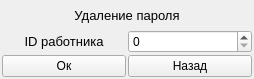
<?xml version="1.0" encoding="UTF-8"?>
<ui version="4.0">
 <class>FormForDeletePassword</class>
 <widget class="QWidget" name="FormForDeletePassword">
  <property name="geometry">
   <rect>
    <x>0</x>
    <y>0</y>
    <width>254</width>
    <height>79</height>
   </rect>
  </property>
  <property name="windowTitle">
   <string>Удаление пароля</string>
  </property>
  <layout class="QVBoxLayout" name="verticalLayout">
   <property name="spacing">
    <number>2</number>
   </property>
   <property name="leftMargin">
    <number>2</number>
   </property>
   <property name="topMargin">
    <number>2</number>
   </property>
   <property name="rightMargin">
    <number>2</number>
   </property>
   <property name="bottomMargin">
    <number>2</number>
   </property>
   <item>
    <widget class="QLabel" name="label">
     <property name="font">
      <font>
       <pointsize>10</pointsize>
      </font>
     </property>
     <property name="text">
      <string>Удаление пароля</string>
     </property>
     <property name="alignment">
      <set>Qt::AlignCenter</set>
     </property>
    </widget>
   </item>
   <item>
    <layout class="QHBoxLayout" name="horizontalLayout">
     <property name="spacing">
      <number>2</number>
     </property>
     <item>
      <widget class="QLabel" name="label_2">
       <property name="font">
        <font>
         <pointsize>10</pointsize>
        </font>
       </property>
       <property name="layoutDirection">
        <enum>Qt::LeftToRight</enum>
       </property>
       <property name="text">
        <string>ID работника</string>
       </property>
       <property name="alignment">
        <set>Qt::AlignCenter</set>
       </property>
      </widget>
     </item>
     <item>
      <widget class="QSpinBox" name="id"/>
     </item>
    </layout>
   </item>
   <item>
    <layout class="QHBoxLayout" name="horizontalLayout_2">
     <property name="spacing">
      <number>2</number>
     </property>
     <item>
      <widget class="QPushButton" name="ok_button">
       <property name="text">
        <string>Ок</string>
       </property>
      </widget>
     </item>
     <item>
      <widget class="QPushButton" name="back_button">
       <property name="text">
        <string>Назад</string>
       </property>
      </widget>
     </item>
    </layout>
   </item>
  </layout>
 </widget>
 <resources/>
 <connections/>
</ui>
